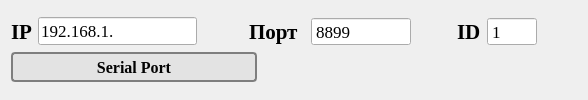
    <widget class="QWidget" name="page_4">
     <layout class="QGridLayout" name="gridLayout_2">
      <item row="0" column="0">
       <layout class="QGridLayout" name="gridLayout_8">
        <item row="0" column="1">
         <widget class="QLineEdit" name="lineEdit_ip">
          <property name="font">
           <font>
            <family>Times New Roman</family>
            <pointsize>13</pointsize>
           </font>
          </property>
          <property name="text">
           <string>192.168.1.</string>
          </property>
         </widget>
        </item>
        <item row="0" column="7">
         <widget class="QLabel" name="label_mac_address_3">
          <property name="font">
           <font>
            <family>Times New Roman</family>
            <pointsize>16</pointsize>
            <bold>true</bold>
           </font>
          </property>
          <property name="text">
           <string>ID</string>
          </property>
         </widget>
        </item>
        <item row="0" column="0">
         <widget class="QLabel" name="label_2">
          <property name="font">
           <font>
            <family>Times New Roman</family>
            <pointsize>16</pointsize>
            <bold>true</bold>
           </font>
          </property>
          <property name="text">
           <string>IP</string>
          </property>
         </widget>
        </item>
        <item row="1" column="0" colspan="6">
         <widget class="QPushButton" name="pushButton_change_com_port">
          <property name="minimumSize">
           <size>
            <width>0</width>
            <height>30</height>
           </size>
          </property>
          <property name="maximumSize">
           <size>
            <width>246</width>
            <height>16777215</height>
           </size>
          </property>
          <property name="font">
           <font>
            <family>Times New Roman</family>
            <pointsize>12</pointsize>
            <bold>true</bold>
           </font>
          </property>
          <property name="styleSheet">
           <string notr="true">QPushButton{
	background-color: rgb(227, 227, 227);
	color: rgb(3, 3, 3);
	border: 2px solid rgb(126, 126, 126);
	border-radius: 4px
}

QPushButton:hover{
	background-color: rgb(252, 255, 216);
}</string>
          </property>
          <property name="text">
           <string>Serial Port</string>
          </property>
         </widget>
        </item>
        <item row="0" column="9">
         <spacer name="horizontalSpacer_9">
          <property name="orientation">
           <enum>Qt::Orientation::Horizontal</enum>
          </property>
          <property name="sizeHint" stdset="0">
           <size>
            <width>40</width>
            <height>20</height>
           </size>
          </property>
         </spacer>
        </item>
        <item row="0" column="6">
         <spacer name="horizontalSpacer_8">
          <property name="orientation">
           <enum>Qt::Orientation::Horizontal</enum>
          </property>
          <property name="sizeHint" stdset="0">
           <size>
            <width>40</width>
            <height>20</height>
           </size>
          </property>
         </spacer>
        </item>
        <item row="0" column="5">
         <widget class="QSpinBox" name="lineEdit_port_tcp_ip">
          <property name="minimumSize">
           <size>
            <width>100</width>
            <height>0</height>
           </size>
          </property>
          <property name="font">
           <font>
            <family>Times New Roman</family>
            <pointsize>13</pointsize>
           </font>
          </property>
          <property name="alignment">
           <set>Qt::AlignmentFlag::AlignLeading|Qt::AlignmentFlag::AlignLeft|Qt::AlignmentFlag::AlignVCenter</set>
          </property>
          <property name="buttonSymbols">
           <enum>QAbstractSpinBox::ButtonSymbols::NoButtons</enum>
          </property>
          <property name="minimum">
           <number>100</number>
          </property>
          <property name="maximum">
           <number>66000</number>
          </property>
          <property name="value">
           <number>8899</number>
          </property>
         </widget>
        </item>
        <item row="0" column="3">
         <widget class="QLabel" name="label_16">
          <property name="minimumSize">
           <size>
            <width>0</width>
            <height>0</height>
           </size>
          </property>
          <property name="font">
           <font>
            <family>Times New Roman</family>
            <pointsize>16</pointsize>
            <bold>true</bold>
           </font>
          </property>
          <property name="text">
           <string>Порт</string>
          </property>
         </widget>
        </item>
        <item row="0" column="2">
         <spacer name="horizontalSpacer">
          <property name="orientation">
           <enum>Qt::Orientation::Horizontal</enum>
          </property>
          <property name="sizeHint" stdset="0">
           <size>
            <width>40</width>
            <height>20</height>
           </size>
          </property>
         </spacer>
        </item>
        <item row="0" column="8">
         <widget class="QSpinBox" name="lineEdit_slave_id_tcp_ip">
          <property name="minimumSize">
           <size>
            <width>50</width>
            <height>0</height>
           </size>
          </property>
          <property name="font">
           <font>
            <family>Times New Roman</family>
            <pointsize>13</pointsize>
           </font>
          </property>
          <property name="alignment">
           <set>Qt::AlignmentFlag::AlignLeading|Qt::AlignmentFlag::AlignLeft|Qt::AlignmentFlag::AlignVCenter</set>
          </property>
          <property name="buttonSymbols">
           <enum>QAbstractSpinBox::ButtonSymbols::NoButtons</enum>
          </property>
          <property name="minimum">
           <number>1</number>
          </property>
          <property name="maximum">
           <number>255</number>
          </property>
          <property name="value">
           <number>1</number>
          </property>
         </widget>
        </item>
       </layout>
      </item>
     </layout>
    </widget>
